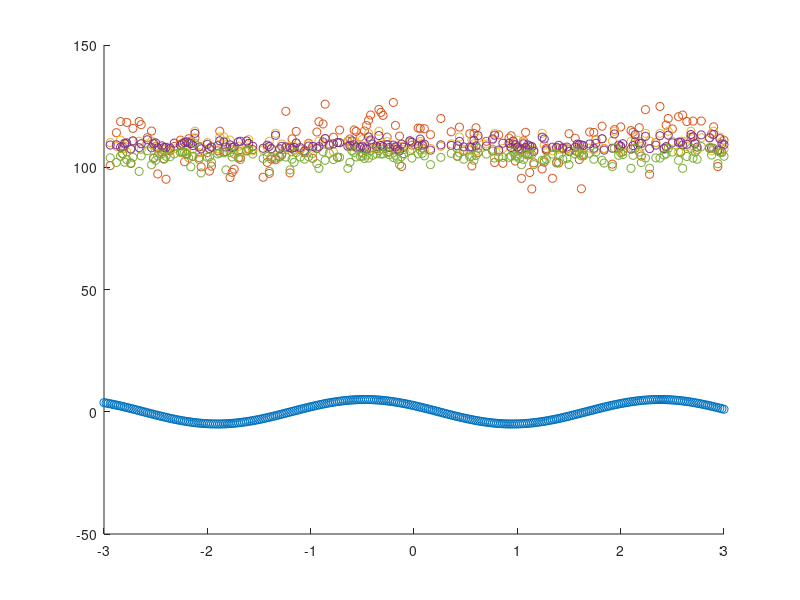

Reproduce this figure in MATLAB.
clear; clc;
x = [-3:0.02:3] ;
y = 5 * cos( 2.2 * x + (pi / 3));
scatter(x,y);
f = 0.6;
n = round( f * length(x));
indices = randperm(length(x));
indices = indices(1:n);
b = y(indices);
x1 = x(indices) ;
z = b + randn(1,length(b)) * realsqrt(38.5) + 110;
hold on;
scatter(x1,z);
ymedian = rand(1,length(z));
for i = 1:length(z),
    if ((i-8)<=0),
        ymedian(i) = median(z(1:(i+8)));
    elseif ((i+8)>length(z)),
        ymedian(i) = median(z((i-8):length(z)));
    else
        ymedian(i) = median(z((i-8):(i+8)));
    end
end
scatter(x1,ymedian);


ymean = rand(1,length(z));
for i = 1:length(z),
    if ((i-8)<=0),
        ymean(i) = mean(z(1:(i+8)));
    elseif ((i+8)>length(z)),
        ymean(i) = mean(z((i-8):length(z)));
    else
        ymean(i) = mean(z((i-8):(i+8)));
    end
end
scatter(x1,ymean);



yquartile = rand(1,length(z));
for i = 1:length(z),
    if ((i-8)<=0),
        yquartile(i) = quantile(z(1:(i+8)),0.25);
    elseif ((i+8)>length(z)),
        yquartile(i) = quantile(z((i-8):length(z)),0.25);
    else
        yquartile(i) = quantile(z((i-8):(i+8)),0.25);
    end
end
scatter(x1,yquartile);

nrmedsum = 0;
drmedsum = 0;
for i= 1:length(indices),
    j = indices(i);
    nrmedsum = nrmedsum + power( y(j)-ymedian(i) ,2) ;
    drmedsum = drmedsum + power( y(j),2) ;
end

rerrormedian = nrmedsum/drmedsum



nrmeansum = 0;
drmeansum = 0;
for i= 1:length(indices),
    j = indices(i);
    nrmeansum = nrmeansum + power( y(j)-ymean(i) ,2) ;
    drmeansum = drmeansum + power( y(j),2) ;
end

rerrormean = nrmeansum/drmeansum


nrquarsum = 0;
drquarsum = 0;
for i= 1:length(indices),
    j = indices(i);
    nrquarsum = nrquarsum + power( y(j)-yquartile(i) ,2) ;
    drquarsum = drquarsum + power( y(j),2) ;
end

rerrorquar = nrquarsum/drquarsum
